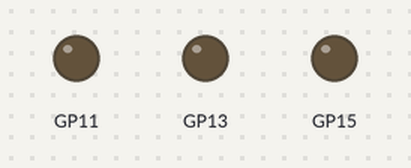
A sketch run on a simulated Raspberry Pi Pico. Shown: output pins drawn as LEDs (lit = HIGH).

Above: at 0.05 s.
Timing chart, 0 to 3.0 s (numbered marks = the images above):
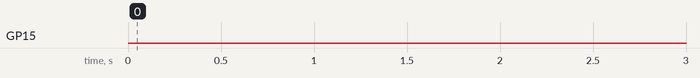

The sketch:

Example.ino
```cpp
/*
* Author: Danny Gazic (DannysBlazingBonfire)
* 2024-06-13
*/

#include "StatusLEDController.h"

#include "pico/mutex.h"
#include "pico/multicore.h"

#define RED_LED 15
#define BLUE_LED 13
#define GREEN_LED 11

// LED status
#define SUCCESS 0
#define LOADING 1
#define FAILURE 2
#define STOP 3
#define LED_OFF -1

int LED_status = -1; // global status for LED

StatusLEDController LEDController(RED_LED,BLUE_LED,GREEN_LED); // states, -1 = OFF, 0 = Success, 1 = Loading, 2 = Failure

void setup()
{
  multicore_reset_core1();
  multicore_launch_core1([](){LEDController.start(LED_status);});
}

//Core 0 Loop
void loop()
{
  LED_status = SUCCESS;
  delay(5000);
  LED_status = LOADING;
  delay(5000);
  LED_status = FAILURE;
  delay(5000);
  LED_status = LED_OFF;
  delay(5000);
}
```

StatusLEDController.cpp
```cpp
/*
* Author: Danny Gazic (DannysBlazingBonfire)
* 2024-06-13
*/


#include "StatusLEDController.h"

// PWM values (byte)
#define MAX_BRIGHTNESS 255
#define LOWEST_BRIGHTNESS 0

// status
#define SUCCESS 0
#define LOADING 1
#define FAILURE 2
#define STOP 3

StatusLEDController::StatusLEDController(const int redPin, const int bluePin, const int greenPin) noexcept : redLED(redPin), blueLED(bluePin), greenLED(greenPin)
{
  pinMode(redLED, OUTPUT);
  pinMode(blueLED, OUTPUT);
  pinMode(greenLED, OUTPUT);
}

StatusLEDController::~StatusLEDController() noexcept {}

void StatusLEDController::start(int& state) noexcept
{
  int currentState = state;
  bool stopFlag = false;
  while(1)
  {
    if(currentState != state)
    {
      switch (state)
      {
      case SUCCESS:
        blinkLED(greenLED, 500, state);
        break;
      case LOADING:
        rPulse(blueLED, state);
        break;
      case FAILURE:
        blinkLED(redLED, 250, state);
        break;
      case STOP:
        stopFlag = true;
        break;
      default:
        turnAllOFF();
        break;
      }
    }
    else
    {
      delay(100);
    }
    if(stopFlag){break;}
  }
}

void StatusLEDController::blinkLED(const int& PIN, const int& speed, int& state) noexcept
{
  int compareState = state;
  while(1)
  {
    if(compareState != state) {break;}
    digitalWrite(PIN, HIGH);
    delay(speed);
    digitalWrite(PIN, LOW);
    delay(speed);
  }
}

void StatusLEDController::pulse(const int& PIN, int& state) noexcept
{
  int compareState = state;
  while(1)
  {
    for(int i = LOWEST_BRIGHTNESS; i < MAX_BRIGHTNESS; i++)
    {
      analogWrite(PIN, i);
      delay(5);
    }
    if(compareState != state)
    {
      analogWrite(PIN, LOWEST_BRIGHTNESS);
      break;
    }
    for(int j = MAX_BRIGHTNESS; j > LOWEST_BRIGHTNESS; j--)
    {
      analogWrite(PIN, j);
      delay(5);
    }
    if(compareState != state)
    {
      analogWrite(PIN, LOWEST_BRIGHTNESS);
      break;
    }
  }
}

void StatusLEDController::rPulse(const int& PIN, int& state) noexcept
{
  int compareState = state;
  while(1)
  {
    for(int i = MAX_BRIGHTNESS; i > LOWEST_BRIGHTNESS; i--)
    {
      analogWrite(PIN, i);
      delay(5);
    }
    if(compareState != state)
    {
      analogWrite(PIN, LOWEST_BRIGHTNESS);
      break;
    }
    for(int j = LOWEST_BRIGHTNESS; j < MAX_BRIGHTNESS; j++)
    {
      analogWrite(PIN, j);
      delay(5);
    }
    if(compareState != state)
    {
      analogWrite(PIN, LOWEST_BRIGHTNESS);
      break;
    }
  }
}

void StatusLEDController::turnAllOFF() noexcept
{
  digitalWrite(redLED, LOW);
  digitalWrite(blueLED, LOW);
  digitalWrite(greenLED, LOW);
}
```

StatusLEDController.h
```cpp
/*
* Author: Danny Gazic (DannysBlazingBonfire)
* 2024-06-13
*/

#ifndef STATUS_LED_CONTROLLER_H
#define STATUS_LED_CONTROLLER_H

#include "Arduino.h"

class StatusLEDController
{
  public:
    // LED controller for controlling 3 LEDs, Constructs with Pins to these 3 LEDs
    StatusLEDController(const int redPin, const int bluePin, const int greenPin) noexcept;
    ~StatusLEDController() noexcept;

    //start controller
    void start(int& state) noexcept;

  private:
    // Blinks red Light
    void blinkLED(const int& PIN, const int& speed, int& state) noexcept;
    // Pulse light from OFF to bright
    void pulse(const int& PIN, int& state) noexcept;
    // Pulse light from bright to OFF
    void rPulse(const int& PIN, int& state) noexcept;
    // turn off all LEDs
    void turnAllOFF() noexcept;
    // method for pulsing a light, takes pin as argument
    const int redLED;
    const int blueLED;
    const int greenLED;
};
#endif
```

Measured:
- by itself, GP15: LOW → HIGH at 10.1 s, → LOW 0.25 s later, → HIGH 0.25 s later, → LOW 0.25 s later, … (20 changes in this stretch)
